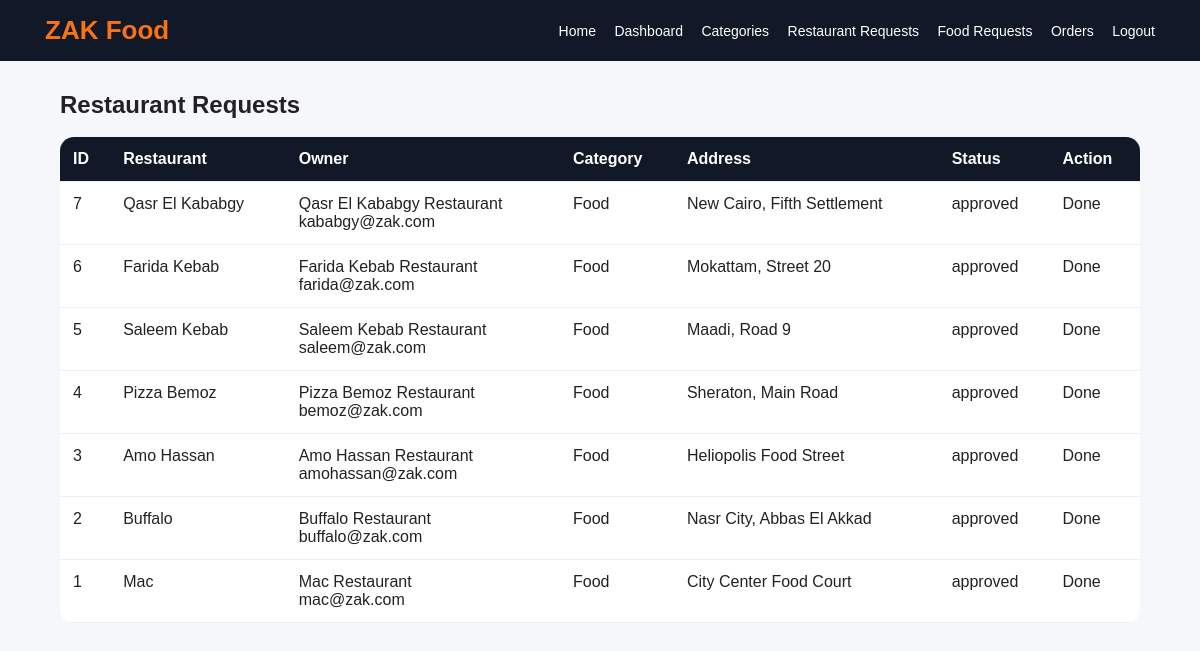
Screenshot of /admin/shops.php (signed in) with the database file from the repository.
### tables this page shows
CREATE TABLE shops (
    id INT AUTO_INCREMENT PRIMARY KEY,
    vendor_id INT NOT NULL,
    category_id INT NOT NULL,
    name VARCHAR(150) NOT NULL,
    address TEXT NOT NULL,
    phone VARCHAR(30),
    description TEXT,
    status ENUM('pending', 'approved', 'rejected') DEFAULT 'pending',
    created_at TIMESTAMP DEFAULT CURRENT_TIMESTAMP,
    FOREIGN KEY (vendor_id) REFERENCES users(id) ON DELETE CASCADE,
    FOREIGN KEY (category_id) REFERENCES categories(id) ON DELETE CASCADE
);

CREATE TABLE users (
    id INT AUTO_INCREMENT PRIMARY KEY,
    name VARCHAR(100) NOT NULL,
    email VARCHAR(100) UNIQUE NOT NULL,
    password VARCHAR(255) NOT NULL,
    role ENUM('admin', 'vendor', 'customer', 'delivery') NOT NULL,
    phone VARCHAR(30),
    profile_image VARCHAR(255),
    is_approved TINYINT DEFAULT 1,
    created_at TIMESTAMP DEFAULT CURRENT_TIMESTAMP
);

CREATE TABLE categories (
    id INT AUTO_INCREMENT PRIMARY KEY,
    name VARCHAR(100) NOT NULL
);

### admin/shops.php (the view, shortened to what this page needs)
<?php
require_once '../includes/auth.php';
$shops = mysqli_query($conn, "SELECT shops.*, users.name AS owner_name, users.email, categories.name AS category_name
                              FROM shops
                              JOIN users ON shops.vendor_id = users.id
                              JOIN categories ON shops.category_id = categories.id
                              ORDER BY shops.id DESC");
include '../includes/header.php';
?>
<div class="container">
    <h2>Restaurant Requests</h2>
    <br>
    <table>
        <tr>
            <th>ID</th>
            <th>Restaurant</th>
            <th>Owner</th>
            <th>Category</th>
            <th>Address</th>
            <th>Status</th>
            <th>Action</th>
        </tr>
        <?php while ($shop = mysqli_fetch_assoc($shops)): ?>
            <tr>
                <td><?php echo $shop['id']; ?></td>
                <td><?php echo htmlspecialchars($shop['name']); ?></td>
                <td><?php echo htmlspecialchars($shop['owner_name']); ?><br><?php echo htmlspecialchars($shop['email']); ?></td>
                <td><?php echo htmlspecialchars($shop['category_name']); ?></td>
                <td><?php echo htmlspecialchars($shop['address']); ?></td>
                <td><?php echo $shop['status']; ?></td>
                <td>
                    <?php if ($shop['status'] === 'pending'): ?>
                        <a class="btn btn-green" href="/admin/shops.php?action=approve&id=<?php echo $shop['id']; ?>">Approve</a>
                        <a class="btn btn-red" href="/admin/shops.php?action=reject&id=<?php echo $shop['id']; ?>">Reject</a>
                    <?php else: ?>
                        Done
                    <?php endif; ?>
                </td>
            </tr>
        <?php endwhile; ?>
    </table>
</div>
<?php include '../includes/footer.php'; ?>

### assets/css/style.css (style rules this page uses)
* { margin: 0; padding: 0; box-sizing: border-box; font-family: Arial, sans-serif; }
body { background: #f6f7fb; color: #222; }
.container { width: 90%; margin: 30px auto; }
table { width: 100%; background: white; border-collapse: collapse; border-radius: 14px; overflow: hidden; }
th, td { padding: 13px; border-bottom: 1px solid #eee; text-align: left; vertical-align: top; }
th { background: #111827; color: white; }

### rows the page displays
shops: id "7", name "Qasr El Kababgy", vendor.name "Qasr El Kababgy Restaurant", vendor.email "kababgy@zak.com", category.name "Food", address "New Cairo, Fifth Settlement", status "approved", shows "Done"
shops: id "6", name "Farida Kebab", vendor.name "Farida Kebab Restaurant", vendor.email "farida@zak.com", category.name "Food", address "Mokattam, Street 20", status "approved", shows "Done"
shops: id "5", name "Saleem Kebab", vendor.name "Saleem Kebab Restaurant", vendor.email "saleem@zak.com", category.name "Food", address "Maadi, Road 9", status "approved", shows "Done"
shops: id "4", name "Pizza Bemoz", vendor.name "Pizza Bemoz Restaurant", vendor.email "bemoz@zak.com", category.name "Food", address "Sheraton, Main Road", status "approved", shows "Done"
shops: id "3", name "Amo Hassan", vendor.name "Amo Hassan Restaurant", vendor.email "amohassan@zak.com", category.name "Food", address "Heliopolis Food Street", status "approved", shows "Done"
shops: id "2", name "Buffalo", vendor.name "Buffalo Restaurant", vendor.email "buffalo@zak.com", category.name "Food", address "Nasr City, Abbas El Akkad", status "approved", shows "Done"
shops: id "1", name "Mac", vendor.name "Mac Restaurant", vendor.email "mac@zak.com", category.name "Food", address "City Center Food Court", status "approved", shows "Done"
